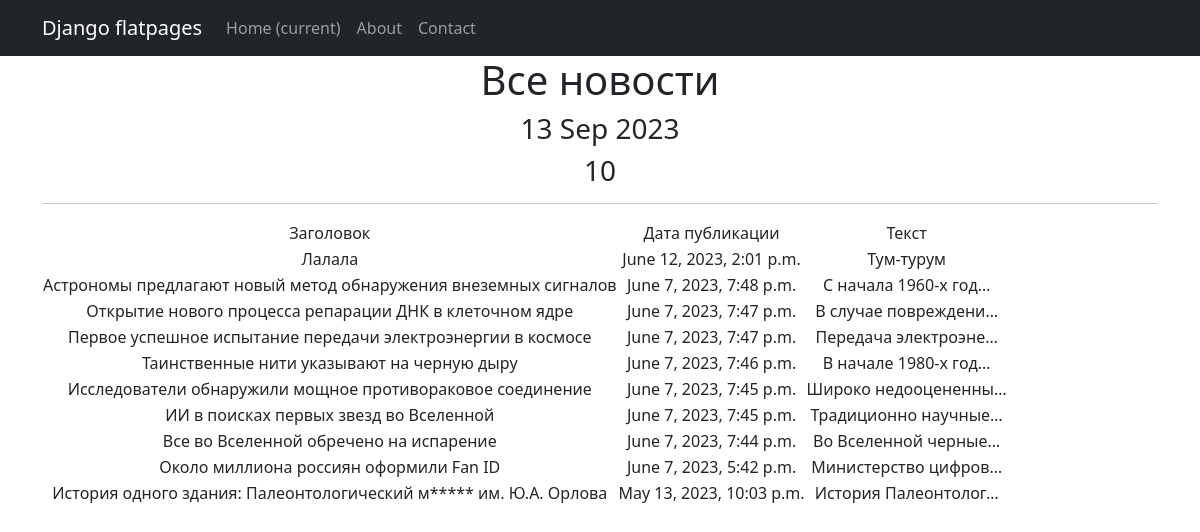
Page /post/ on the committed database.
### NewsPortal/models.py (models this page shows, shortened)
class Post(models.Model):
    article = 'ART'
    news = 'NWS'
    TYPES = [(article, 'статья'), (news, 'новость')]
    post_author = models.ForeignKey(Author, on_delete=models.CASCADE)
    post_type = models.CharField(max_length=64, choices=TYPES)
    post_time_in = models.DateTimeField(auto_now_add=True)
    post_category = models.ManyToManyField(Category, through='PostCategory')
    post_title = models.CharField(max_length=64, unique=True)
    post_text = models.TextField(unique=True)
    post_rating = models.IntegerField(default=0)
    def __str__(self):
        return f'{self.post_title}'

### NewsPortal/views.py (the view)
# urls.py: path('', PostList.as_view(), name='post_list'),
class PostList(ListView):
    model = Post
    ordering = '-post_time_in'
    template_name = 'post.html'
    context_object_name = 'post'
    paginate_by = 10
    def get_context_data(self, **kwargs):
        context = super().get_context_data(**kwargs)
        context['time_now'] = datetime.utcnow()
        pprint(context)
        return context

### NewsPortal/templatetags/custom_filters.py (called while the page is built)
@register.filter()
def censor(word):
    if isinstance(word, str):
        for i in word.split():
            if i.capitalize() in bad_words:
                word = word.replace(i, i[0] + '*' * len(i))
    else:
        raise ValueError('custom_filters -> censor -> A string is expected, but a different data type has been entered')
    return word

### templates/post.html (shortened to what this page needs)
{% extends 'flatpages/default.html' %}
{% load custom_filters %}
{% block content %}
   <h1>Все новости</h1>
    <h3>{{ time_now|date:'d M Y' }}</h3>
    <h3>{{ post|length }}</h3>
   <hr>
   {% if post %}
       <table>
           <tr>
               <td>Заголовок</td>
               <td>Дата публикации</td>
               <td>Текст</td>
           </tr>
           {% for post_item in post %}
           <tr>
               <td>{{ post_item.post_title|censor }}</td>
               <td>{{ post_item.post_time_in }}</td>
               <td>{{ post_item.post_text|truncatechars:20|censor }}</td>
           </tr>
           {% endfor %}
       </table>
   {% else %}
       <h2>Новостей нет!</h2>
   {% endif %}
{% endblock content %}

### rows in the picture
Post: post_title|censor "Лалала", post_time_in "June 12, 2023, 2:01 p.m.", post_text|censor "Тум-турум"
Post: post_title|censor "Астрономы предлагают новый метод обнаружения внеземных сигналов", post_time_in "June 7, 2023, 7:48 p.m.", post_text|censor "С начала 1960-х год…"
Post: post_title|censor "Открытие нового процесса репарации ДНК в клеточном ядре", post_time_in "June 7, 2023, 7:47 p.m.", post_text|censor "В случае повреждени…"
Post: post_title|censor "Первое успешное испытание передачи электроэнергии в космосе", post_time_in "June 7, 2023, 7:47 p.m.", post_text|censor "Передача электроэне…"
Post: post_title|censor "Таинственные нити указывают на черную дыру", post_time_in "June 7, 2023, 7:46 p.m.", post_text|censor "В начале 1980-х год…"
Post: post_title|censor "Исследователи обнаружили мощное противораковое соединение", post_time_in "June 7, 2023, 7:45 p.m.", post_text|censor "Широко недооцененны…"
Post: post_title|censor "ИИ в поисках первых звезд во Вселенной", post_time_in "June 7, 2023, 7:45 p.m.", post_text|censor "Традиционно научные…"
Post: post_title|censor "Все во Вселенной обречено на испарение", post_time_in "June 7, 2023, 7:44 p.m.", post_text|censor "Во Вселенной черные…"
Post: post_title|censor "Около миллиона россиян оформили Fan ID", post_time_in "June 7, 2023, 5:42 p.m.", post_text|censor "Министерство цифров…"
Post: post_title|censor "История одного здания: Палеонтологический м***** им. Ю.А. Орлова", post_time_in "May 13, 2023, 10:03 p.m.", post_text|censor "История Палеонтолог…"

### other values in the picture
{{ time_now|date:'d M Y' }} "13 Sep 2023"
{{ post|length }} "10"
